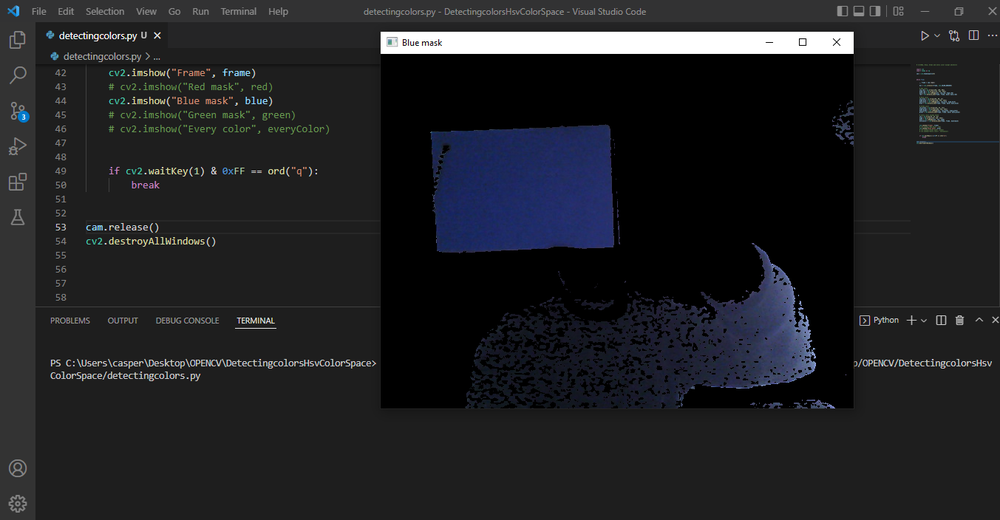
#> input picture images/Blue.png, 1000 x 520 px, shrunk from 1353 x 704 before the run, given in place of the camera
$ python detectingcolors.py
#> lines starting #> are read from the running program, lines starting #| are printed output that depends on the picture; after the words box and inside, x2 and y2 are one past the last pixel; in counts of white or black regions, pixels touching at a corner belong together
# ****Red, Blue, Green and every color except white****


import cv2
import numpy as np

cam = cv2.VideoCapture(0)


while True:

    _, frame = cam.read()
#> frame is the input picture: shape (520, 1000, 3); mean B, G, R 35.6, 32.4, 31.6

    hsv = cv2.cvtColor(frame, cv2.COLOR_BGR2HSV)
#> hsv: shape (520, 1000, 3); mean H, S, V 23.6, 18.1, 36.3

    # Red color
    low_red = np.array([150, 130, 60])
    high_red = np.array([179, 255, 255])
    mask_red = cv2.inRange(hsv, low_red, high_red)
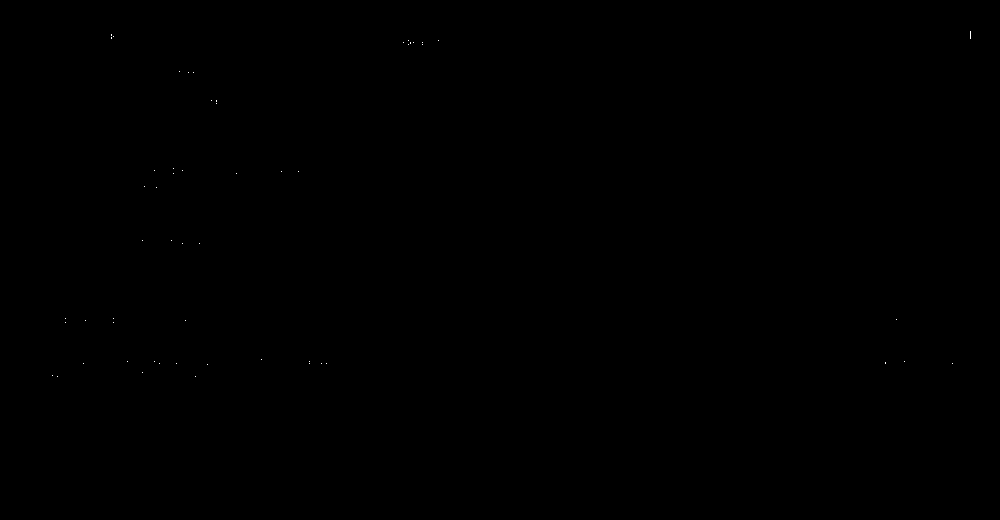
#> mask_red: shape (520, 1000); 0.01% white in thin lines or dots, all inside (x1, y1, x2, y2) = (52, 31, 971, 377)
    red = cv2.bitwise_and(frame, frame, mask= mask_red)

    # Blue color
    low_blue = np.array([94, 80, 2])
    high_blue = np.array([126, 255, 255])
    mask_blue = cv2.inRange(hsv, low_blue, high_blue)
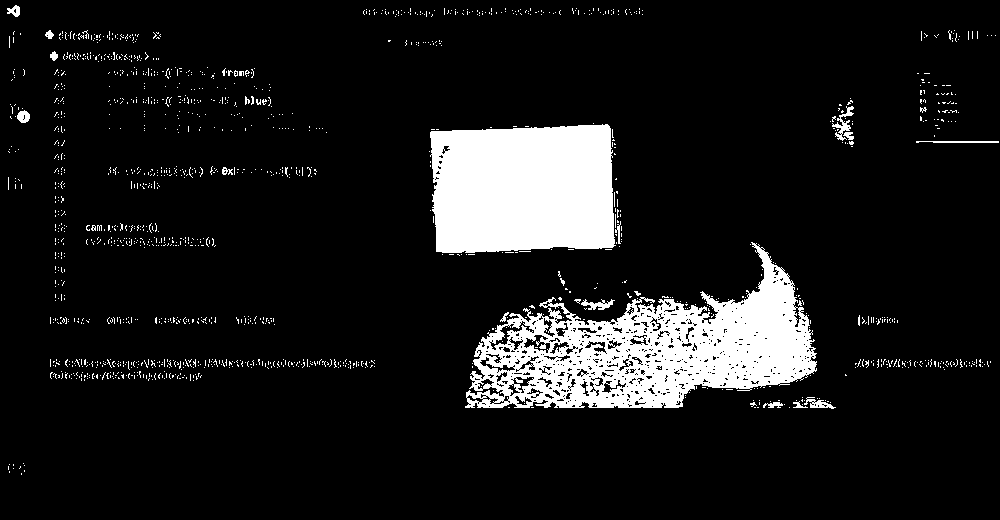
#> mask_blue: shape (520, 1000); 10.4% white; 1480 white regions (1458 under 20 px), largest, box (x1, y1, x2, y2) and area: (465, 242, 817, 408) 26682, (430, 124, 616, 253) 21837, (832, 106, 854, 141) 246
    blue = cv2.bitwise_and(frame, frame, mask= mask_blue)
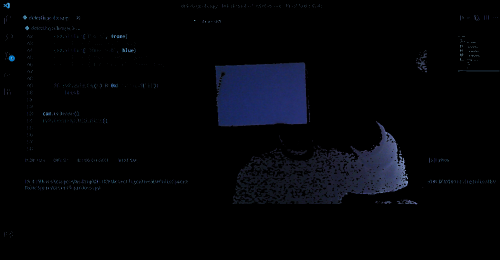
#> blue: shape (520, 1000, 3) (shown at 1/2 size); mean B, G, R 7.8, 4.3, 3.4

    # Green color
    low_green = np.array([25, 52, 72])
    high_green = np.array([102, 255, 255])
    mask_green = cv2.inRange(hsv, low_green, high_green)
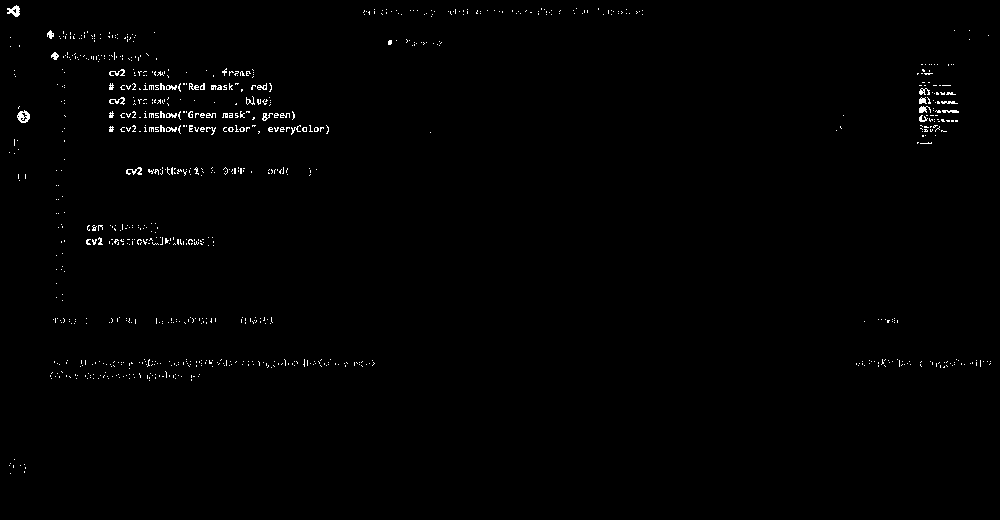
#> mask_green: shape (520, 1000); 0.78% white in thin lines or dots, all inside (x1, y1, x2, y2) = (7, 5, 991, 474)
    green = cv2.bitwise_and(frame, frame, mask= mask_green)

    # every color except white
    low = np.array([0, 42, 0])
    high = np.array([179, 255, 255])
    mask = cv2.inRange(hsv, low, high)
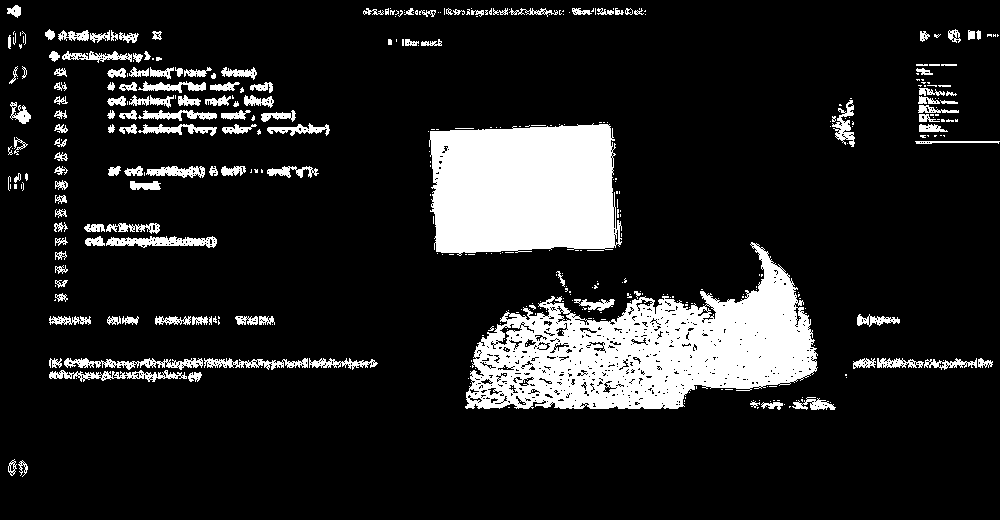
#> mask: shape (520, 1000); 13.7% white; 394 white regions (256 under 20 px), largest, box (x1, y1, x2, y2) and area: (465, 242, 818, 409) 29323, (429, 123, 622, 256) 22219, (106, 236, 217, 248) 815
    everyColor = cv2.bitwise_and(frame, frame, mask=mask)
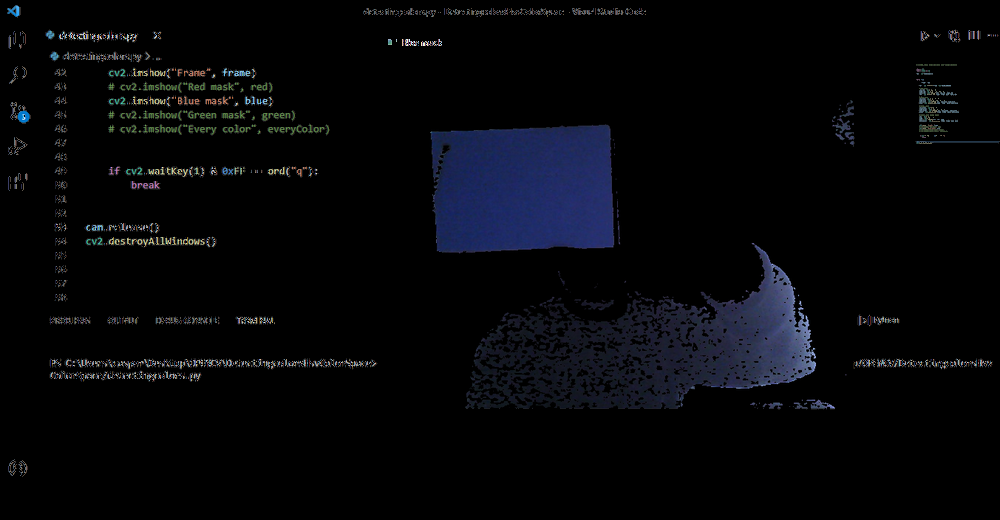
#> everyColor: shape (520, 1000, 3); mean B, G, R 9.5, 6.4, 5.5


    cv2.imshow("Frame", frame)
    cv2.imshow("Red mask", red)
    # cv2.imshow("Blue mask", blue)
    # cv2.imshow("Green mask", green)
    # cv2.imshow("Every color", everyColor)


    if cv2.waitKey(1) & 0xFF == ord("q"):
#> (key q is pressed here)
        break


cam.release()
cv2.destroyAllWindows()

$ run again, on images/EveryColor.png
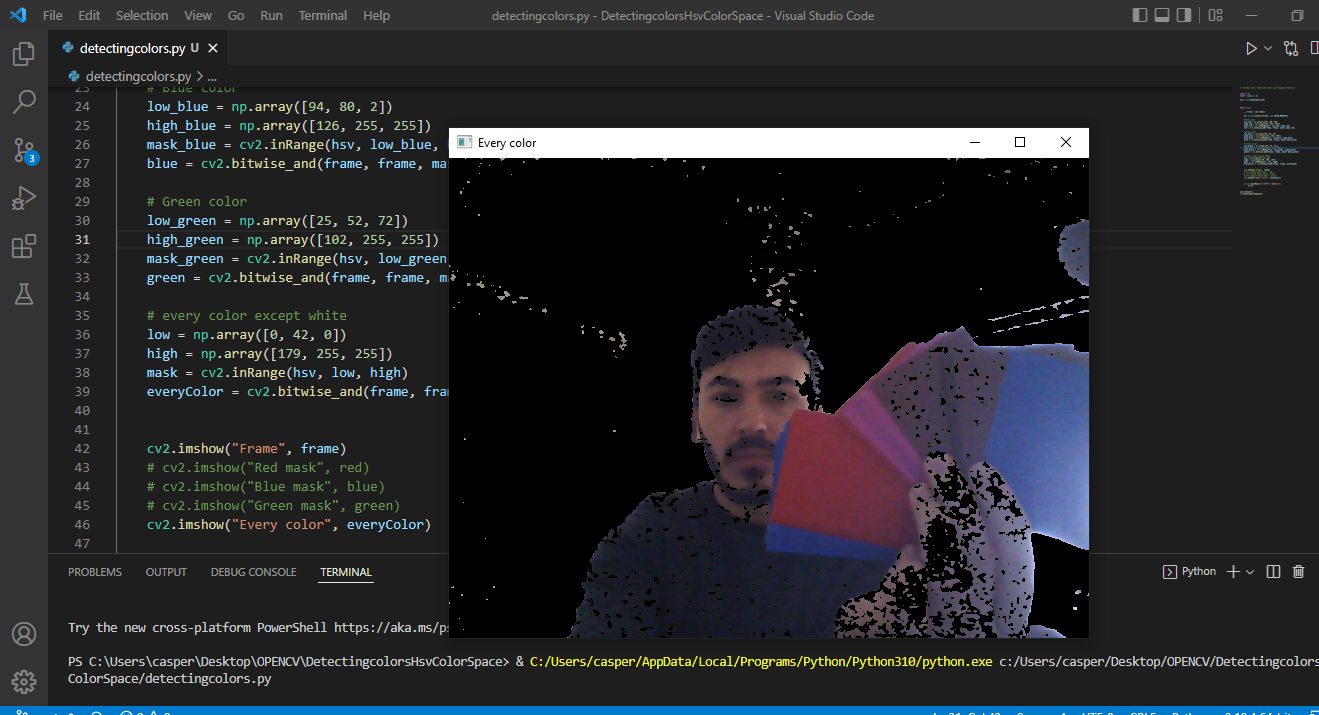
#> input picture images/EveryColor.png, 1319 x 715 px, given in place of the camera
#> frame is the input picture: shape (715, 1319, 3); mean B, G, R 42.7, 39.4, 38.6
#> hsv: shape (715, 1319, 3); mean H, S, V 28.8, 20.2, 45.4
#> `mask_red = cv2.inRange(hsv, low_red, high_red)`:
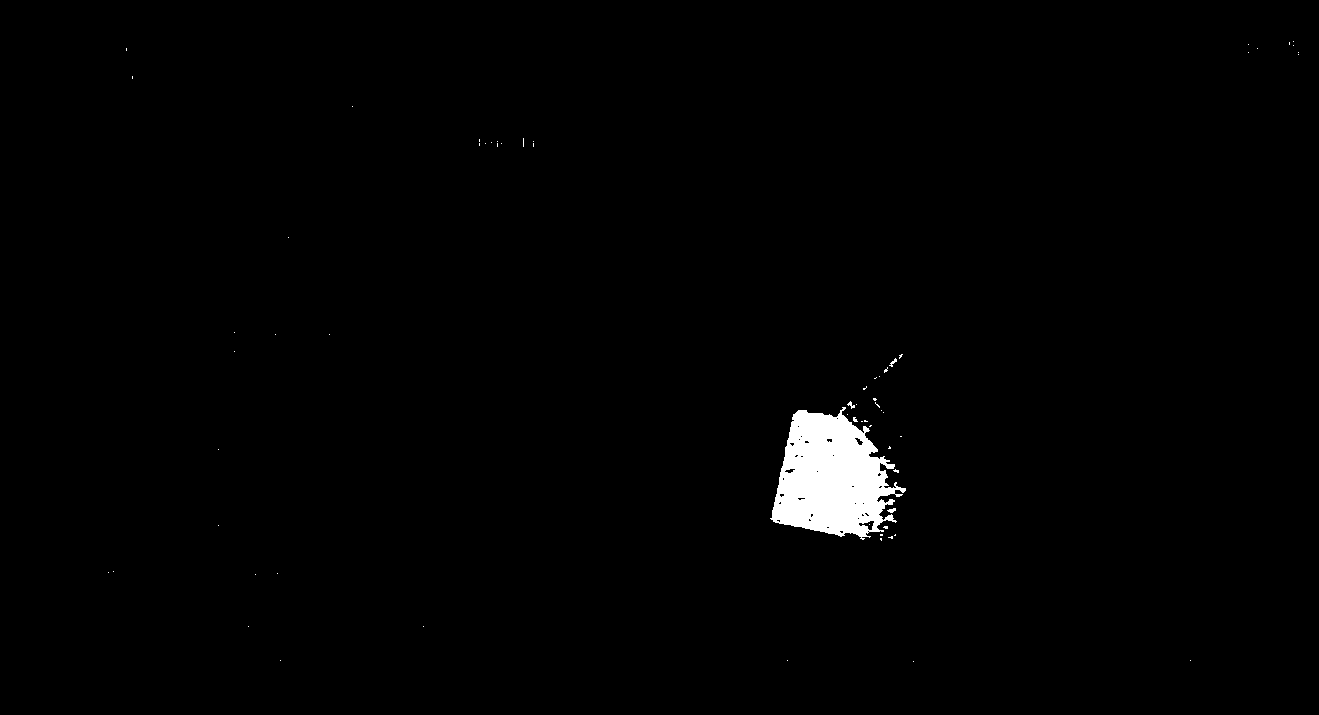
#> mask_red: shape (715, 1319); 1.2% white; 66 white regions (62 under 20 px), largest, box (x1, y1, x2, y2) and area: (770, 407, 906, 540) 11232, (887, 508, 896, 513) 28, (889, 358, 897, 367) 27, (847, 401, 855, 409) 27
#> mask_blue: shape (715, 1319); 6.9% white; 2283 white regions (2134 under 20 px), largest, box (x1, y1, x2, y2) and area: (591, 494, 899, 638) 22170, (970, 342, 1089, 549) 16126, (0, 706, 1319, 715) 11625
#> mask_green: shape (715, 1319); 3% white; 2107 white regions (1778 under 20 px), largest, box (x1, y1, x2, y2) and area: (0, 706, 1319, 715) 11524, (24, 145, 40, 166) 205, (10, 7, 26, 23) 143
#> mask: shape (715, 1319); 17% white; 1520 white regions (945 under 20 px), largest, box (x1, y1, x2, y2) and area: (567, 305, 1089, 638) 110852, (0, 706, 1319, 715) 11683, (1057, 219, 1089, 286) 1523
#> `everyColor = cv2.bitwise_and(frame, frame, mask=mask)`:
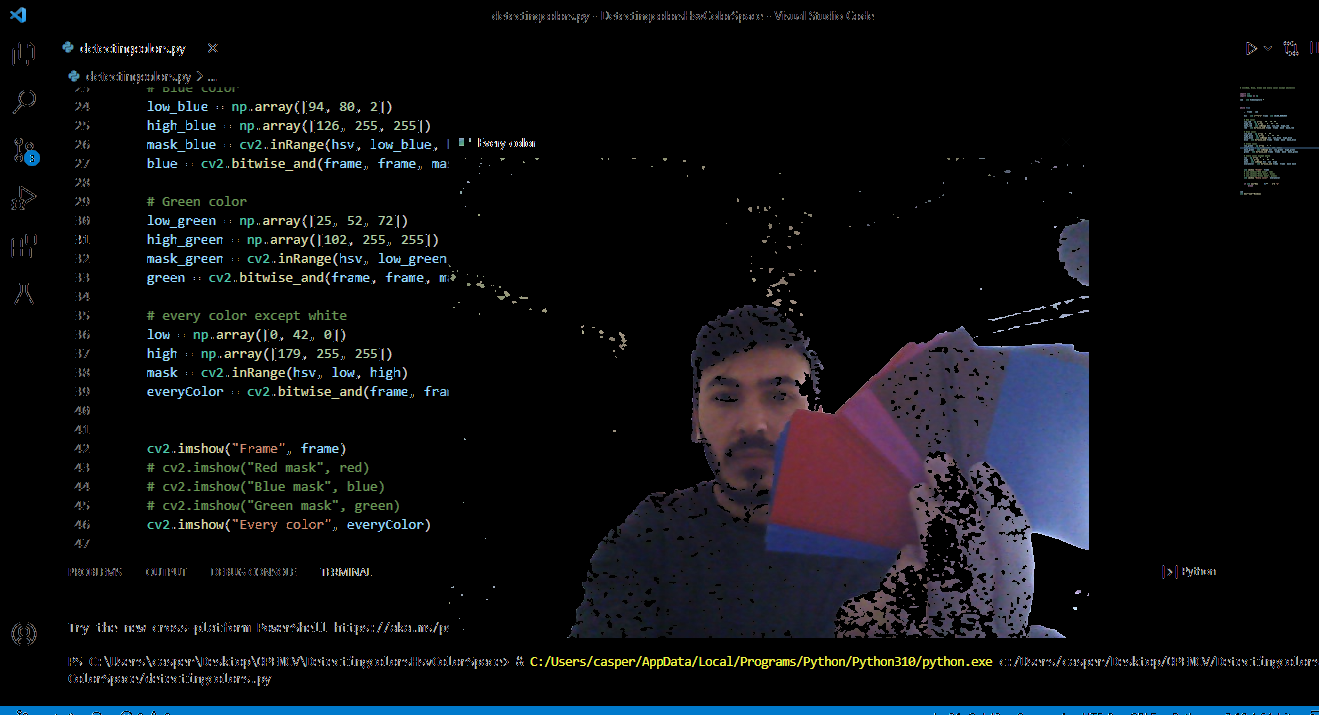
#> everyColor: shape (715, 1319, 3); mean B, G, R 16.7, 13.4, 12.6

$ run again, on images/EveryColor2.png
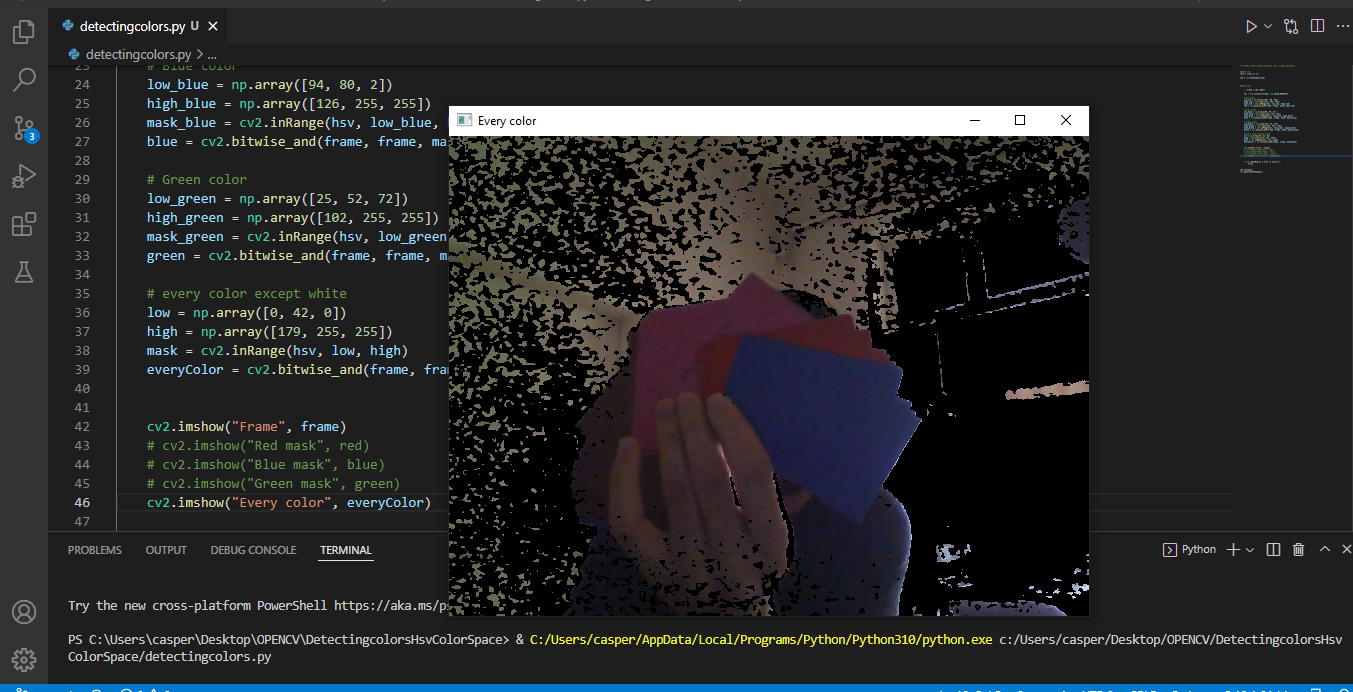
#> input picture images/EveryColor2.png, 1353 x 692 px, given in place of the camera
#> frame is the input picture: shape (692, 1353, 3); mean B, G, R 41.2, 40.2, 39.7
#> hsv: shape (692, 1353, 3); mean H, S, V 23.5, 22, 45
#> `mask_red = cv2.inRange(hsv, low_red, high_red)`:
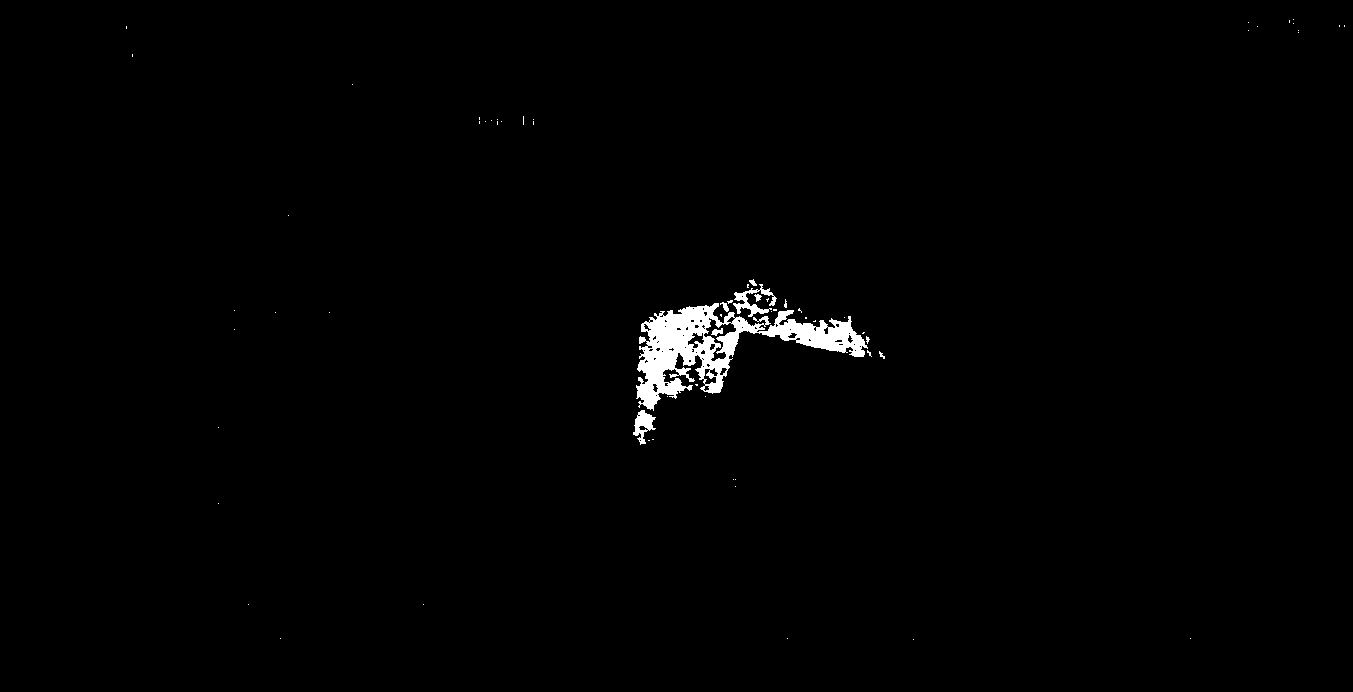
#> mask_red: shape (692, 1353); 1% white; 66 white regions (58 under 20 px), largest, box (x1, y1, x2, y2) and area: (636, 303, 868, 411) 8393, (733, 284, 777, 317) 483, (633, 410, 656, 445) 386
#> mask_blue: shape (692, 1353); 5.5% white; 2022 white regions (1873 under 20 px), largest, box (x1, y1, x2, y2) and area: (725, 335, 921, 616) 28309, (0, 684, 1353, 692) 10669, (602, 551, 634, 579) 268
#> mask_green: shape (692, 1353); 3.8% white; 2571 white regions (2135 under 20 px), largest, box (x1, y1, x2, y2) and area: (0, 684, 1353, 692) 10578, (470, 251, 530, 295) 638, (24, 123, 40, 144) 205
#> mask: shape (692, 1353); 20.9% white; 1950 white regions (1202 under 20 px), largest, box (x1, y1, x2, y2) and area: (447, 136, 922, 616) 128182, (0, 684, 1353, 692) 10688, (1057, 196, 1089, 264) 1310
#> `everyColor = cv2.bitwise_and(frame, frame, mask=mask)`:
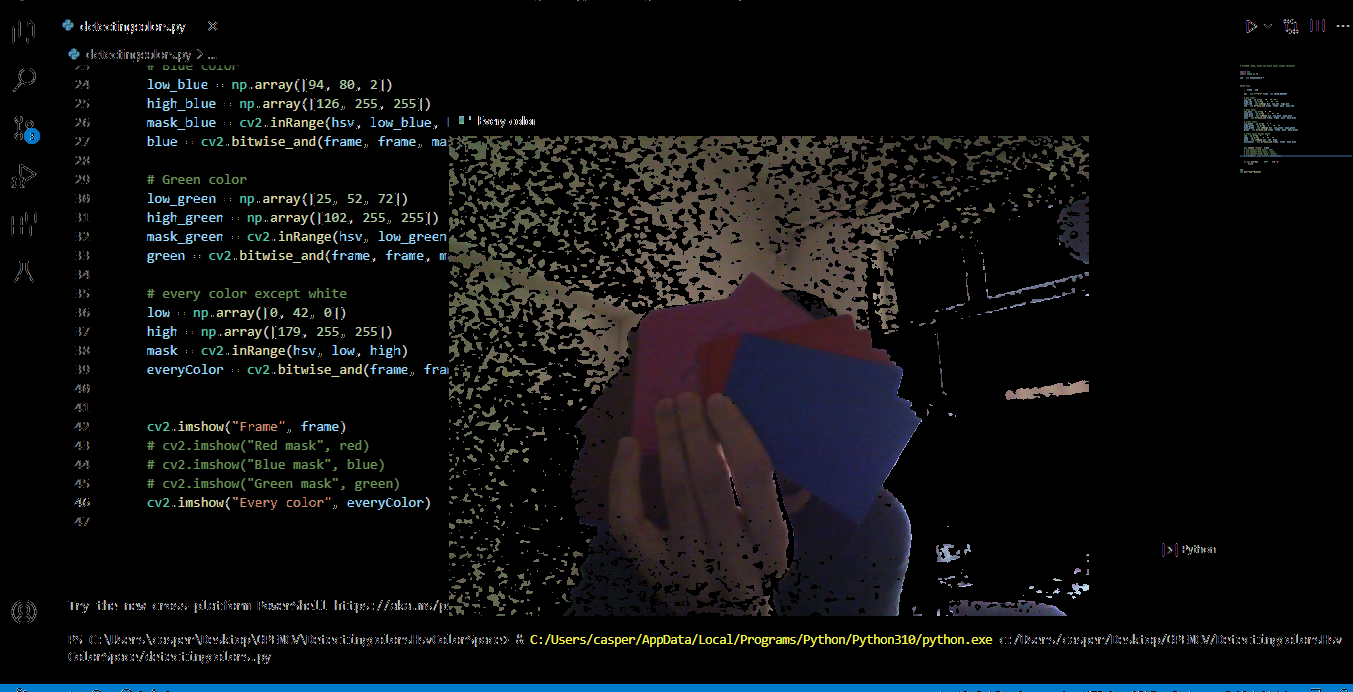
#> everyColor: shape (692, 1353, 3); mean B, G, R 15.8, 14.8, 14.3
